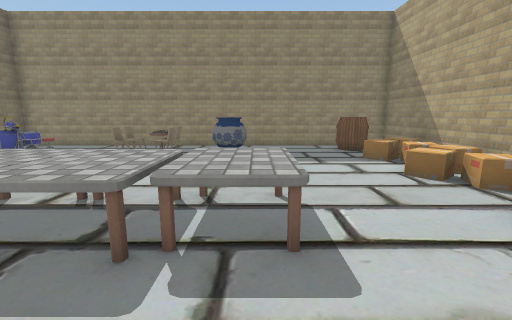
[1] (above)

13 first-person views from a walk through a 3-D level made in the Unity game engine. The camera is 1.5 m above the floor, tilts 10° down and sees 90° across. The floor is counted in squares, 1 m on a side. Each view is taken from the middle of a square. On the plan, view 1 faces up. The plan holds only what a view shows up to about 13 squares ahead; the rest is blank. Some animated figures are left out. Some surface patterns are stand-ins.

[2]
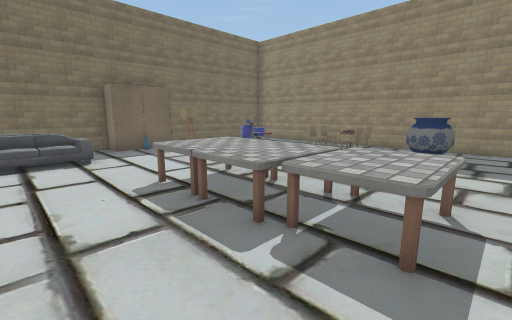

[3]
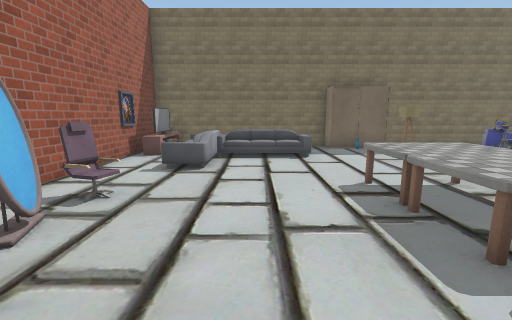

[4]
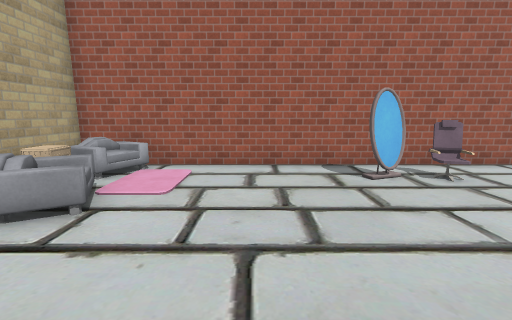

[5]
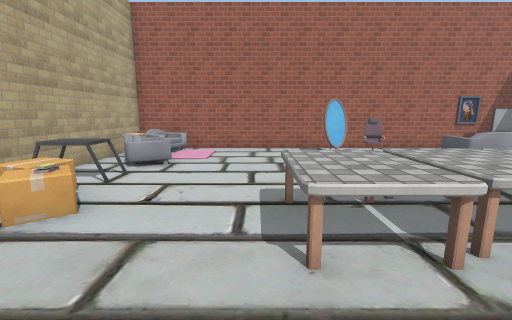

[6]
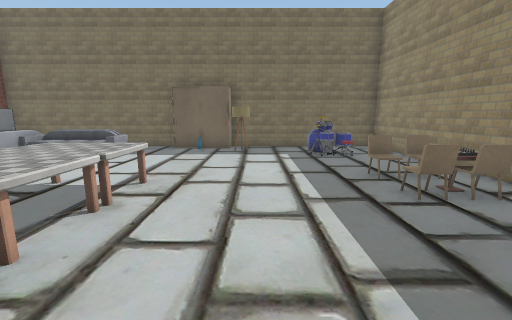

[7]
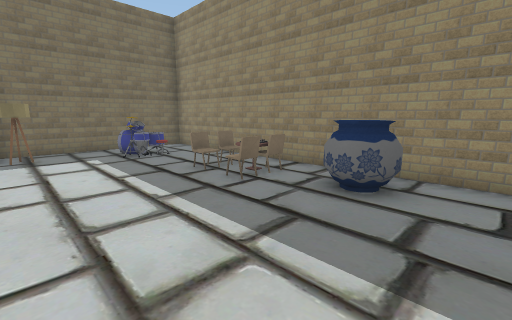

[8]
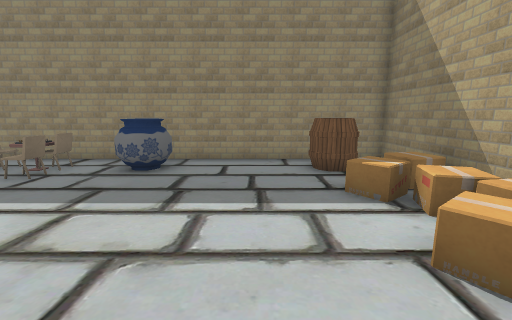

[9]
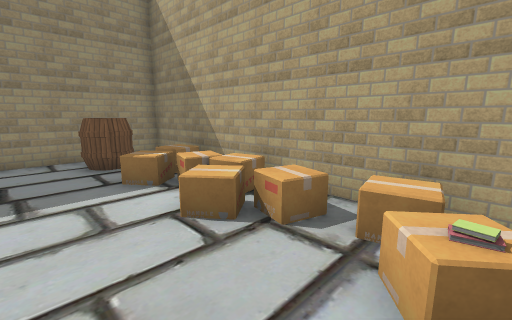

[10]
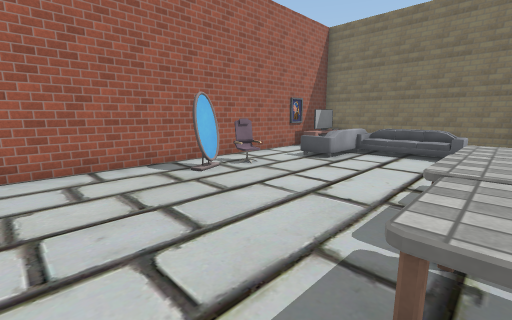

[11]
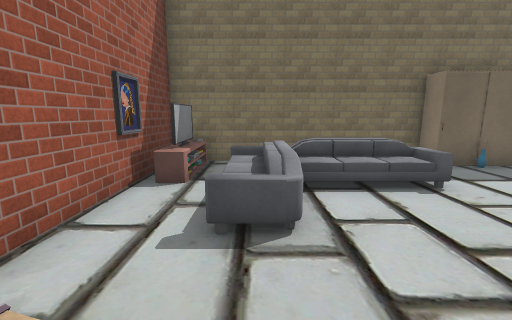

[12]
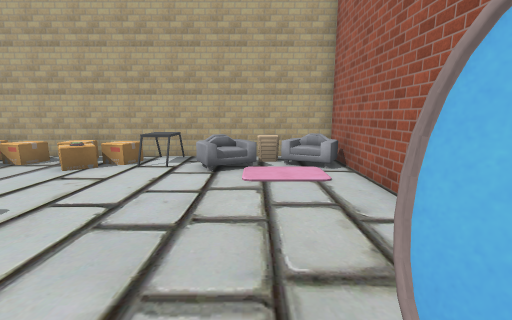

[13]
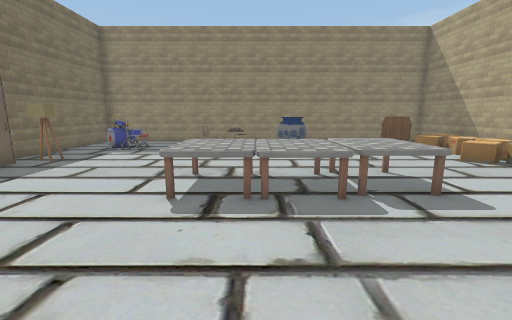

### Floor plan
Points are (right, up) in squares from view 1. A wall is a line through its corners. A room is listed if a view was taken in it or the views show most of it. See-through windows are left out.
Room 1 (views 1, 2, 3, 4, 5, 6, 7, 8, 9, 10, 11, 12, 13)
walls: (-2.6, -3.2) (-2.2, -2.9) (-1.5, -2.8); (-2.6, -3.2) (-1.6, -2.8); (-11.4, 3.5) (-11.4, -4.7) (6.3, -4.7) (6.3, 12.7) (-11.4, 12.7) (-11.4, 5.8)
ways out: gap at (-3, -3)
objects: TV (-11, -4) to (-9, -4); wardrobe (-11, 4); lamp (-10, 6) to (-10, 7); drum (-10, 9) to (-8, 11); sofa (-9, 2) to (-8, 2); sofa (-6, -2); table (-5, 2) to (-4, 5); other object (-4, -3); other object (-4, 11); table (-3, 2) to (-2, 5); chair (-3, 10) to (-3, 11); flowerpot (-2, 11) to (-1, 12); table (-1, 3) to (0, 5); armchair (4, -4) to (5, -4); carpet (4, -2); armchair (4, -1) to (5, 0); other object (4, 3); box (4, 5) to (6, 7); box (4, 8) to (6, 10); barrel (4, 11) to (5, 12); other object (5, -3) to (5, -2); other object (5, 1) to (6, 1); box (5, 2) to (6, 4)

Where each view was taken, in squares from view 1:
view 1: 0 up, 0 right, facing up
view 2: 0 up, 1 right, facing up-left
view 3: 0 up, 1 right, facing left
view 4: 3 up, 1 right, facing down
view 5: 7 up, 1 right, facing down
view 6: 7 up, 1 right, facing left
view 7: 6 up, 1 right, facing up-left
view 8: 4 up, 2 right, facing up
view 9: 3 up, 2 right, facing up-right
view 10: 3 up, 2 right, facing down-left
view 11: 2 down, 3 left, facing left
view 12: 2 down, 3 left, facing right
view 13: 2 down, 3 left, facing up
